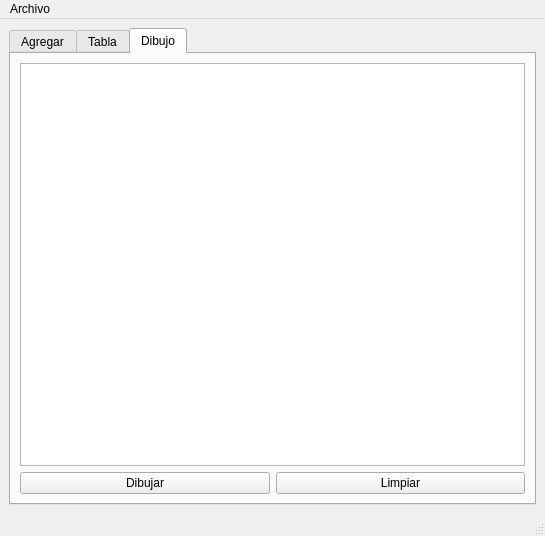
<?xml version="1.0" encoding="UTF-8"?>
<ui version="4.0">
 <class>MainWindow</class>
 <widget class="QMainWindow" name="MainWindow">
  <property name="geometry">
   <rect>
    <x>0</x>
    <y>0</y>
    <width>545</width>
    <height>536</height>
   </rect>
  </property>
  <property name="windowTitle">
   <string>MainWindow</string>
  </property>
  <widget class="QWidget" name="centralwidget">
   <layout class="QGridLayout" name="gridLayout_3">
    <item row="0" column="0">
     <widget class="QTabWidget" name="tabWidget">
      <property name="currentIndex">
       <number>2</number>
      </property>
      <widget class="QWidget" name="tab">
       <attribute name="title">
        <string>Agregar</string>
       </attribute>
       <layout class="QGridLayout" name="gridLayout">
        <item row="0" column="0">
         <widget class="QGroupBox" name="groupBox">
          <property name="title">
           <string>Actividad 08</string>
          </property>
          <layout class="QGridLayout" name="gridLayout_2">
           <item row="4" column="1" colspan="4">
            <widget class="QSpinBox" name="destino_y_spinBox">
             <property name="maximum">
              <number>500</number>
             </property>
            </widget>
           </item>
           <item row="1" column="0">
            <widget class="QLabel" name="label_2">
             <property name="text">
              <string>Origen en x:</string>
             </property>
            </widget>
           </item>
           <item row="9" column="0">
            <widget class="QLabel" name="label_10">
             <property name="text">
              <string>Blue:</string>
             </property>
            </widget>
           </item>
           <item row="11" column="0" colspan="5">
            <widget class="QPushButton" name="agregar_inicio_pushButton">
             <property name="text">
              <string>Agregar Inicio</string>
             </property>
            </widget>
           </item>
           <item row="5" column="0">
            <widget class="QLabel" name="label_6">
             <property name="text">
              <string>Velocidad:</string>
             </property>
            </widget>
           </item>
           <item row="8" column="0">
            <widget class="QLabel" name="label_9">
             <property name="text">
              <string>Green:</string>
             </property>
            </widget>
           </item>
           <item row="9" column="1" colspan="4">
            <widget class="QSpinBox" name="blue_spinBox">
             <property name="maximum">
              <number>255</number>
             </property>
            </widget>
           </item>
           <item row="8" column="1" colspan="4">
            <widget class="QSpinBox" name="green_spinBox">
             <property name="maximum">
              <number>255</number>
             </property>
            </widget>
           </item>
           <item row="7" column="1" colspan="4">
            <widget class="QSpinBox" name="red_spinBox">
             <property name="maximum">
              <number>255</number>
             </property>
            </widget>
           </item>
           <item row="2" column="1" colspan="4">
            <widget class="QSpinBox" name="origne_y_spinBox">
             <property name="maximum">
              <number>500</number>
             </property>
            </widget>
           </item>
           <item row="4" column="0">
            <widget class="QLabel" name="label_5">
             <property name="text">
              <string>Destino y:</string>
             </property>
            </widget>
           </item>
           <item row="0" column="0">
            <widget class="QLabel" name="label">
             <property name="text">
              <string>Id (entero):</string>
             </property>
            </widget>
           </item>
           <item row="10" column="0" colspan="5">
            <widget class="QPushButton" name="agregar_final_pushButton">
             <property name="autoFillBackground">
              <bool>false</bool>
             </property>
             <property name="text">
              <string>Agregar Final</string>
             </property>
             <property name="autoDefault">
              <bool>false</bool>
             </property>
             <property name="default">
              <bool>false</bool>
             </property>
             <property name="flat">
              <bool>false</bool>
             </property>
            </widget>
           </item>
           <item row="7" column="0">
            <widget class="QLabel" name="label_8">
             <property name="text">
              <string>Red:</string>
             </property>
            </widget>
           </item>
           <item row="6" column="0">
            <widget class="QLabel" name="label_7">
             <property name="text">
              <string>Color (rgb):</string>
             </property>
            </widget>
           </item>
           <item row="3" column="0">
            <widget class="QLabel" name="label_4">
             <property name="text">
              <string>Destino x:</string>
             </property>
            </widget>
           </item>
           <item row="3" column="1" colspan="4">
            <widget class="QSpinBox" name="destino_x_spinBox">
             <property name="maximum">
              <number>500</number>
             </property>
            </widget>
           </item>
           <item row="0" column="1" colspan="4">
            <widget class="QSpinBox" name="id_spinBox">
             <property name="maximum">
              <number>10000</number>
             </property>
            </widget>
           </item>
           <item row="2" column="0">
            <widget class="QLabel" name="label_3">
             <property name="text">
              <string>Origen en y:</string>
             </property>
            </widget>
           </item>
           <item row="1" column="1" colspan="4">
            <widget class="QSpinBox" name="origen_x_spinBox">
             <property name="maximum">
              <number>500</number>
             </property>
            </widget>
           </item>
           <item row="5" column="1" colspan="4">
            <widget class="QSpinBox" name="velocidad_spinBox">
             <property name="maximum">
              <number>10000</number>
             </property>
            </widget>
           </item>
           <item row="12" column="0" colspan="5">
            <widget class="QPushButton" name="mostrar_pushButton">
             <property name="text">
              <string>Mostrar</string>
             </property>
            </widget>
           </item>
          </layout>
         </widget>
        </item>
        <item row="0" column="1">
         <widget class="QPlainTextEdit" name="salida"/>
        </item>
       </layout>
      </widget>
      <widget class="QWidget" name="tab_2">
       <attribute name="title">
        <string>Tabla</string>
       </attribute>
       <layout class="QGridLayout" name="gridLayout_4">
        <item row="0" column="0" colspan="3">
         <widget class="QTableWidget" name="tabla"/>
        </item>
        <item row="1" column="0">
         <widget class="QLineEdit" name="buscar_lineEdit">
          <property name="placeholderText">
           <string>Id de la particula</string>
          </property>
         </widget>
        </item>
        <item row="1" column="1">
         <widget class="QPushButton" name="buscar_PushButton">
          <property name="text">
           <string>Buscar</string>
          </property>
         </widget>
        </item>
        <item row="1" column="2">
         <widget class="QPushButton" name="mostrar_tabla_pushButton">
          <property name="text">
           <string>Mostrar</string>
          </property>
         </widget>
        </item>
       </layout>
      </widget>
      <widget class="QWidget" name="tab_3">
       <attribute name="title">
        <string>Dibujo</string>
       </attribute>
       <layout class="QGridLayout" name="gridLayout_5">
        <item row="0" column="0" colspan="2">
         <widget class="QGraphicsView" name="graphicsView"/>
        </item>
        <item row="1" column="0">
         <widget class="QPushButton" name="dibujar">
          <property name="text">
           <string>Dibujar</string>
          </property>
         </widget>
        </item>
        <item row="1" column="1">
         <widget class="QPushButton" name="limpiar">
          <property name="text">
           <string>Limpiar</string>
          </property>
         </widget>
        </item>
       </layout>
      </widget>
     </widget>
    </item>
   </layout>
  </widget>
  <widget class="QMenuBar" name="menubar">
   <property name="geometry">
    <rect>
     <x>0</x>
     <y>0</y>
     <width>545</width>
     <height>21</height>
    </rect>
   </property>
   <widget class="QMenu" name="menuArchivo">
    <property name="title">
     <string>Archivo</string>
    </property>
    <addaction name="actionAbrir"/>
    <addaction name="actionGuardar"/>
   </widget>
   <addaction name="menuArchivo"/>
  </widget>
  <widget class="QStatusBar" name="statusbar"/>
  <action name="actionAbrir">
   <property name="text">
    <string>Abrir</string>
   </property>
   <property name="shortcut">
    <string>Ctrl+O</string>
   </property>
  </action>
  <action name="actionGuardar">
   <property name="text">
    <string>Guardar</string>
   </property>
   <property name="shortcut">
    <string>Ctrl+S</string>
   </property>
  </action>
 </widget>
 <resources/>
 <connections/>
</ui>
